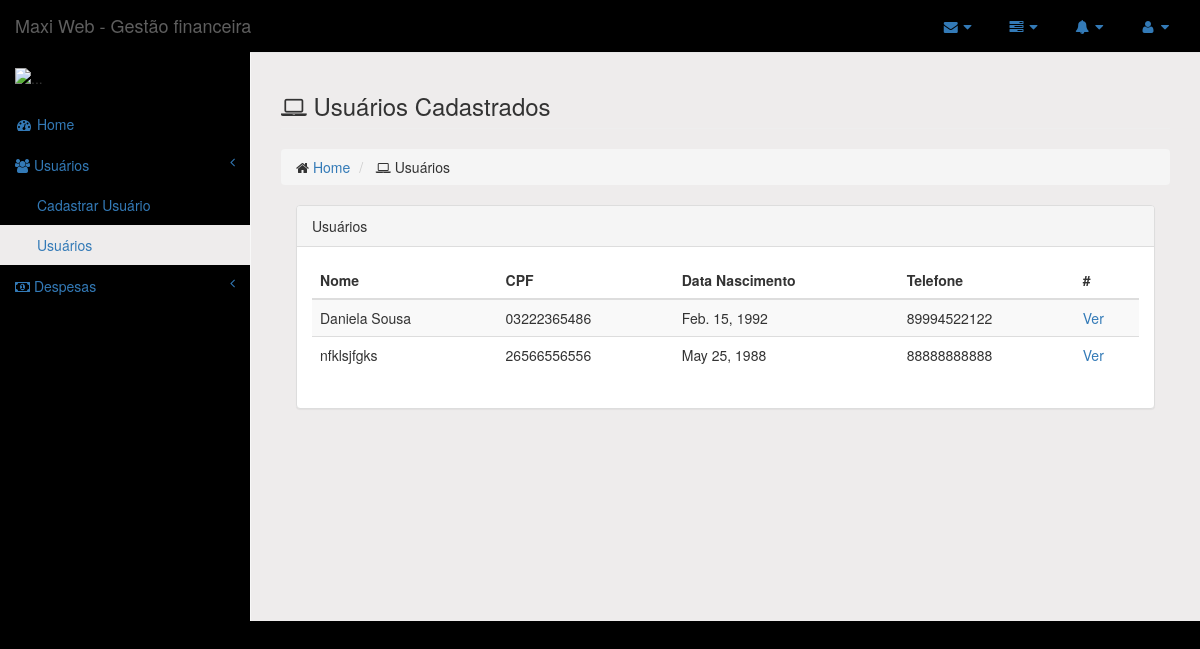
The page /financeiro/usuarios/ on the database as committed earlier.
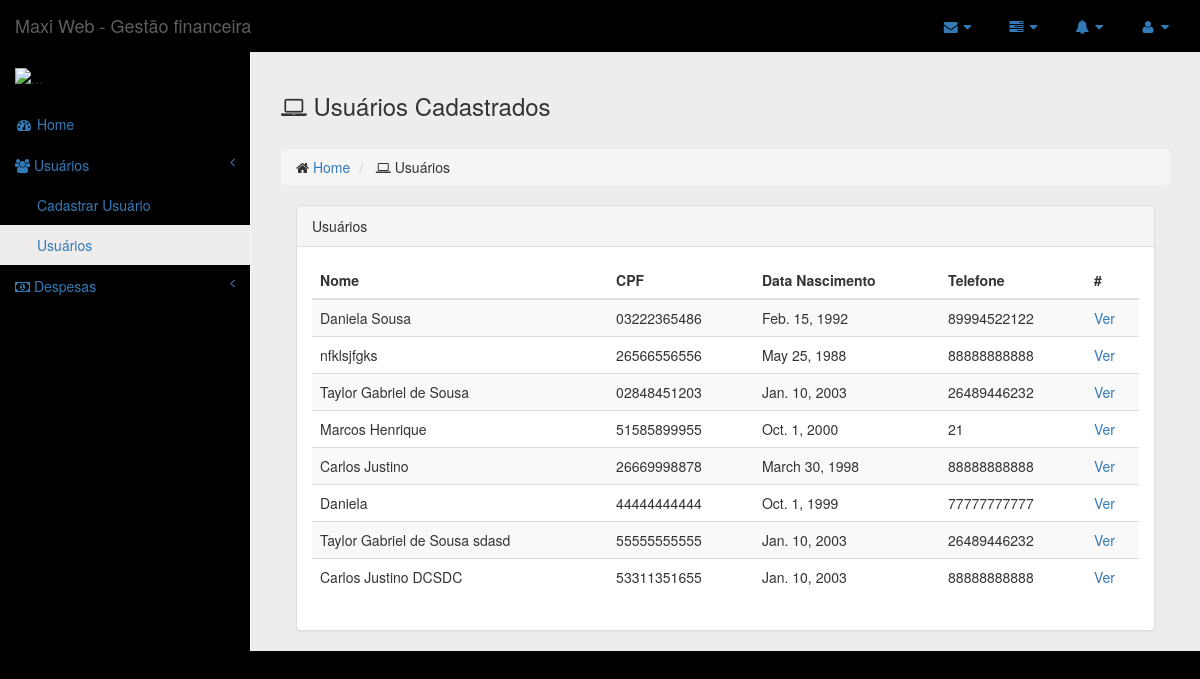
The same page on the database as committed later.
### financeiro/models.py (models this page shows)
class Usuario(models.Model):
    nome = models.CharField(max_length=50)
    cpf = models.CharField(max_length=11)
    data_nasc = models.DateField()
    tel = models.CharField(max_length=11)

### financeiro/views.py (the view)
# urls.py: path('usuarios/', views.usuario_list),
def usuario_list(request):
    usuarios = Usuario.objects.all()
    return render (request, 'usuarios/list.html', {'usuarios': usuarios})

### financeiro/templates/usuarios/list.html
{% extends "base.html" %} {% block daniela %}
<div class="row">
    <div class="col-lg-12">
        <h3 class="page-header">
            <i class="fa fa-laptop"></i> Usuários Cadastrados</h3>
        <ol class="breadcrumb">
            <li>
                <i class="fa fa-home"></i>
                <a href="/financeiro/">Home</a>
            </li>
            <li>
                <i class="fa fa-laptop"></i> Usuários </li>
        </ol>
    </div>
</div>
<div class="col-lg-12">
    <div class="panel panel-default">
        <div class="panel-heading">
            Usuários
        </div>
        <div class="panel-body">
            <div class="table-responsive">
                <table class="table table-striped">
                    <thead>
                        <tr>
                            <th>Nome</th>
                            <th>CPF</th>
                            <th>Data Nascimento</th>
                            <th>Telefone</th>
                            <th>#</th>
                        </tr>
                    </thead>
                    <tbody>
                        {% for usuario in usuarios %}
                        <tr>
                            <td>{{usuario.nome }}</td>
                            <td>{{usuario.cpf}}</td>
                            <td>{{usuario.data_nasc}}</td>
                            <td>{{usuario.tel}}</td>
                            <td>
                                <a href="/financeiro/usuarios/{{usuario.id}}">Ver</a>
                            </td>
                        </tr>
                        {% endfor %}
                    </tbody>
                </table>
            </div>
        </div>
    </div>
</div>
{% endblock %}

### financeiro/templates/base.html (shortened to what this page needs)
{% load static %}
<!DOCTYPE html>
<html lang="en">
<head>
    <link href="{% static 'vendor/bootstrap/css/bootstrap.min.css' %}" rel="stylesheet">
    <link href="{% static 'dist/css/menu.css' %}" rel="stylesheet">
    <link href="{% static 'vendor/metisMenu/metisMenu.min.css' %}" rel="stylesheet">
    <link href="{% static 'dist/css/sb-admin-2.css' %}" rel="stylesheet">
    <link href="{% static 'vendor/morrisjs/morris.css' %}" rel="stylesheet">
    <link href="{% static 'vendor/font-awesome/css/font-awesome.min.css' %}" rel="stylesheet" type="text/css">
</head>
<body>
    <section id="container" class="">
        <header class="header dark-bg">
            <div id="wrapper">
                <nav class="navbar navbar-default navbar-static-top" role="navigation" style="margin-bottom: 0">
                    <div class="navbar-header">
                        <a class="navbar-brand" href="/financeiro/"> Maxi Web - Gestão financeira</a>
                    </div>
                    <ul class="nav navbar-top-links navbar-right">
                        <li class="dropdown">
                            <a class="dropdown-toggle" data-toggle="dropdown" href="#">
                                <i class="fa fa-envelope fa-fw"></i>
                                <i class="fa fa-caret-down"></i>
                            </a>
                        </li>
                        <li class="dropdown">
                            <a class="dropdown-toggle" data-toggle="dropdown" href="#">
                                <i class="fa fa-tasks fa-fw"></i>
                                <i class="fa fa-caret-down"></i>
                            </a>
                        </li>
                        <li class="dropdown">
                            <a class="dropdown-toggle" data-toggle="dropdown" href="#">
                                <i class="fa fa-bell fa-fw"></i>
                                <i class="fa fa-caret-down"></i>
                            </a>
                        </li>
                        <li class="dropdown">
                            <a class="dropdown-toggle" data-toggle="dropdown" href="#">
                                <i class="fa fa-user fa-fw"></i>
                                <i class="fa fa-caret-down"></i>
                            </a>
                        </li>
                    </ul>
                    <div class="navbar-default sidebar" role="navigation">
                        <div class="sidebar-nav navbar-collapse">
                            <ul class="nav" id="side-menu">
                                <li class="sidebar-search">
                                    <div class="card">
                                        <img src="https://cdn3.iconfinder.com/data/icons/business-round-flat-vol-1-1/36/user_account_profile_avatar_person_student_male-512.png"
                                            alt="..." class="img">
                                    </div>
                                </li>
                                <li>
                                    <a href="/financeiro/">
                                        <i class="fa fa-dashboard fa-fw"></i> Home </a>
                                </li>
                                <li>
                                    <a href="#"><i class="fa fa-users"></i> Usuários <span class="fa arrow"></span></a>
                                    <ul class="nav nav-second-level">
                                        <li>
                                            <a href="/financeiro/usuarios/form/"> Cadastrar Usuário</a>
                                        </li>
                                        <li>
                                            <a href="/financeiro/usuarios/"> Usuários </a>
                                        </li>
                                    </ul>
                                </li>
                                <li>
                                    <a href="#"><i class="fa fa-money"></i> Despesas <span class="fa arrow"></span></a>
                                </li>
                            </ul>
                        </div>
                    </div>
                </nav>
                <div id="page-wrapper">
                    <div class="row">
                        <div class="col-lg-12">
                            {% block daniela %}{% endblock%}
                        </div>
                    </div>
                </div>
</body>
</html>

Rows that differ between the two databases and show on the page:
added Usuario: nome "Taylor Gabriel de Sousa", cpf "02848451203", data_nasc "Jan. 10, 2003", tel "26489446232"
added Usuario: nome "Marcos Henrique", cpf "51585899955", data_nasc "Oct. 1, 2000", tel "21"
added Usuario: nome "Carlos Justino", cpf "26669998878", data_nasc "March 30, 1998", tel "88888888888"
added Usuario: nome "Daniela", cpf "44444444444", data_nasc "Oct. 1, 1999", tel "77777777777"
added Usuario: nome "Taylor Gabriel de Sousa sdasd", cpf "55555555555", data_nasc "Jan. 10, 2003", tel "26489446232"
added Usuario: nome "Carlos Justino DCSDC", cpf "53311351655", data_nasc "Jan. 10, 2003", tel "88888888888"
